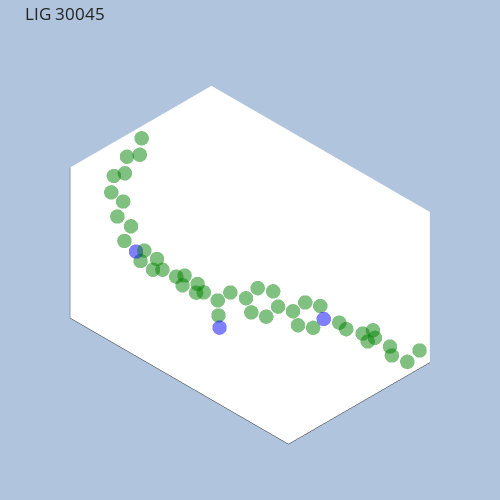

Source (notebook cell):
### Code cell
PlotPC(at)

### Figure 1 — Plotly figure (JSON) as saved in the notebook; plotly's stock layout.template omitted (floating-point values rounded to 4 significant figures)
{"data": [{"marker": {"color": ["green", "green", "blue", "green", "green", "green", "green", "green", "green", "green", "green", "green", "green", "green", "green", "green", "green", "green", "green", "green", "green", "blue", "green", "green", "green", "green", "green", "green", "green", "green", "green", "green", "green", "green", "green", "green", "green", "green", "green", "green", "green", "green", "green", "green", "green", "green", "green", "blue"], "opacity": 0.5, "size": 5}, "mode": "markers", "type": "scatter3d", "x": [25.88, 26.28, 26.78, 26.88, 26.49, 25.98, 25.45, 25.54, 25.09, 24.4, 24.22, 24.72, 22.35, 21.06, 20.31, 20.7, 21.97, 22.78, 19.96, 18.56, 17.87, 18.47, 19.72, 20.44, 23.97, 23.08, 26.98, 17.81, 16.88, 25.68, 16.13, 15.4, 25.95, 24.76, 14.05, 13.45, 24.78, 23.98, 12.85, 12.32, 22.54, 21.68, 11.49, 10.18, 20.21, 19.31, 24.15, 24.29], "y": [46.08, 44.91, 44.84, 45.98, 47.19, 47.37, 48.58, 49.73, 50.92, 51.01, 49.86, 48.65, 54.29, 54.47, 55.68, 56.69, 56.46, 55.39, 57.83, 57.97, 59.18, 60.22, 60.13, 58.94, 52.34, 53.04, 43.57, 61.52, 61.47, 43.1, 62.79, 62.7, 41.65, 41.19, 62.01, 61.67, 39.71, 39.24, 62.96, 62.67, 39.19, 38.59, 63.79, 64.03, 38.74, 38.08, 52.61, 52.89], "z": [25.08, 25.65, 26.9, 27.63, 27.12, 25.78, 25.36, 26.1, 25.55, 24.34, 23.64, 24.09, 24.31, 24.86, 24.74, 23.77, 23.19, 23.53, 23.46, 23.79, 23.66, 23.07, 22.68, 22.73, 23.91, 24.68, 27.53, 22.98, 21.79, 28.24, 21.59, 20.31, 28.72, 29.53, 20.52, 19.22, 29.81, 30.97, 18.61, 17.22, 30.51, 31.59, 16.68, 17.39, 31.15, 32.17, 22.49, 21.37]}], "layout": {"autosize": false, "height": 500, "margin": {"b": 10, "l": 0, "pad": 10, "r": 0, "t": 40}, "paper_bgcolor": "LightSteelBlue", "scene": {"camera": {"projection": {"type": "orthographic"}}, "xaxis": {"showticklabels": false, "ticks": "", "title": {"text": ""}}, "yaxis": {"showticklabels": false, "ticks": "", "title": {"text": ""}}, "zaxis": {"showticklabels": false, "ticks": "", "title": {"text": ""}}}, "showlegend": false, "title": {"text": "LIG 30045"}, "width": 500}}
